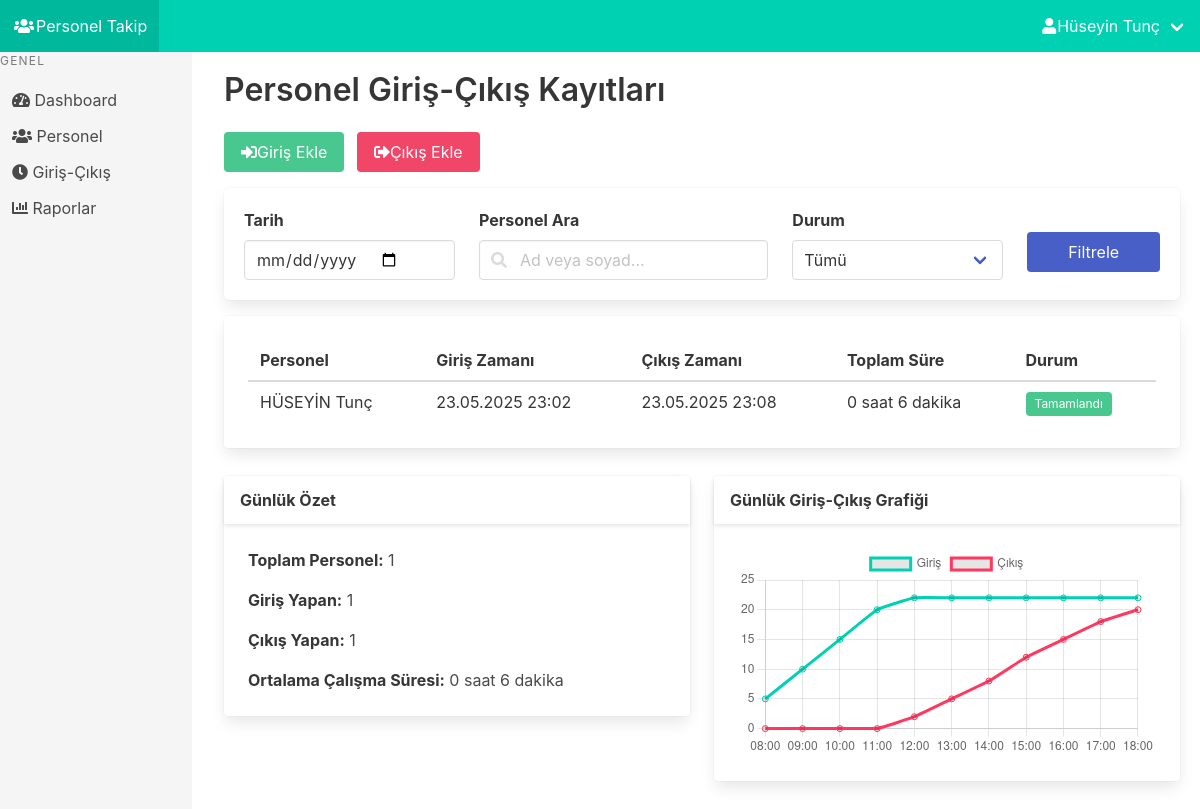
/personel/giris-cikis (signed in), run on the app's committed database.
### app.py (models this page shows)
class User(UserMixin, db.Model):
    id = db.Column(db.Integer, primary_key=True)
    username = db.Column(db.String(150), unique=True, nullable=False)
    email = db.Column(db.String(150), unique=True, nullable=False)
    password = db.Column(db.String(200), nullable=False)
    first_name = db.Column(db.String(100))
    last_name = db.Column(db.String(100))

class Giris(db.Model):
    id = db.Column(db.Integer, primary_key=True)
    personel_id = db.Column(db.Integer, db.ForeignKey('personel.id'), nullable=False)
    giris_zamani = db.Column(db.DateTime, nullable=False)
    cikis_zamani = db.Column(db.DateTime, nullable=True)
    personel = db.relationship('Personel', backref=db.backref('girisler', lazy=True))

class Personel(db.Model):
    id = db.Column(db.Integer, primary_key=True)
    ad = db.Column(db.String(100), nullable=False)
    soyad = db.Column(db.String(100), nullable=False)
    pozisyon = db.Column(db.String(100), nullable=False)
    maas = db.Column(db.Float, nullable=False)
    baslangic_tarihi = db.Column(db.Date, nullable=False)
    durum = db.Column(db.String(20), nullable=False)

### app.py (the view)
@app.route('/personel/giris-cikis')
@login_required
def personel_giris_cikis():
    girisler = Giris.query.order_by(Giris.giris_zamani.desc()).all()
    toplam_personel = Personel.query.count()
    giris_yapan = Giris.query.filter(Giris.giris_zamani != None).count()
    cikis_yapan = Giris.query.filter(Giris.cikis_zamani != None).count()
    sureler = [((g.cikis_zamani - g.giris_zamani).total_seconds() / 60) for g in girisler if g.cikis_zamani]
    if sureler:
        ortalama_sure = f"{int(sum(sureler)//len(sureler)//60)} saat {int(sum(sureler)//len(sureler)%60)} dakika"
    else:
        ortalama_sure = "-"
    return render_template('personel_giris_cikis.html', girisler=girisler, toplam_personel=toplam_personel, giris_yapan=giris_yapan, cikis_yapan=cikis_yapan, ortalama_sure=ortalama_sure)

### app.py (called while the page is built)
@login_manager.user_loader
def load_user(user_id):
    return User.query.get(int(user_id))

### templates/personel_giris_cikis.html (shortened to what this page needs)
{% extends "base.html" %}
{% block content %}
<h1 class="title">Personel Giriş-Çıkış Kayıtları</h1>
<div class="mb-4">
    <a href="{{ url_for('giris_ekle') }}" class="button is-success mr-2"><i class="fas fa-sign-in-alt"></i> Giriş Ekle</a>
    <a href="{{ url_for('cikis_ekle') }}" class="button is-danger"><i class="fas fa-sign-out-alt"></i> Çıkış Ekle</a>
</div>
<div class="box mb-4">
    <form class="columns is-multiline">
        <div class="column is-3">
            <div class="field">
                <label class="label">Tarih</label>
                <div class="control">
                    <input class="input" type="date" name="tarih" value="{{ request.args.get('tarih', '') }}">
                </div>
            </div>
        </div>
        <div class="column is-4">
            <div class="field">
                <label class="label">Personel Ara</label>
                <div class="control has-icons-left">
                    <input class="input" type="text" name="arama" placeholder="Ad veya soyad...">
                    <span class="icon is-small is-left">
                    </span>
                </div>
            </div>
        </div>
        <div class="column is-3">
            <div class="field">
                <label class="label">Durum</label>
                <div class="control">
                    <div class="select is-fullwidth">
                        <select name="durum">
                            <option>Tümü</option>
                        </select>
                    </div>
                </div>
            </div>
        </div>
        <div class="column is-2">
            <button class="button is-link is-fullwidth mt-5">Filtrele</button>
        </div>
    </form>
</div>
<div class="card">
    <div class="card-content">
        <table class="table is-fullwidth is-striped">
            <thead>
                <tr>
                    <th>Personel</th>
                    <th>Giriş Zamanı</th>
                    <th>Çıkış Zamanı</th>
                    <th>Toplam Süre</th>
                    <th>Durum</th>
                </tr>
            </thead>
            <tbody>
                {% for giris in girisler %}
                <tr>
                    <td>{{ giris.personel.ad }} {{ giris.personel.soyad }}</td>
                    <td>{{ giris.giris_zamani.strftime('%d.%m.%Y %H:%M') }}</td>
                    <td>
                        {% if giris.cikis_zamani %}
                            {{ giris.cikis_zamani.strftime('%d.%m.%Y %H:%M') }}
                        {% else %}-{% endif %}
                    </td>
                    <td>
                        {% if giris.cikis_zamani %}
                            {% set fark = giris.cikis_zamani - giris.giris_zamani %}
                            {{ (fark.seconds // 3600) }} saat {{ ((fark.seconds // 60) % 60) }} dakika
                        {% else %}-{% endif %}
                    </td>
                    <td>
                        {% if giris.cikis_zamani %}
                            <span class="tag is-success">Tamamlandı</span>
                        {% else %}
                            <span class="tag is-warning">Devam Ediyor</span>
                        {% endif %}
                    </td>
                </tr>
                {% else %}
                <tr>
                    <td colspan="5" class="has-text-centered">Kayıt bulunamadı.</td>
                </tr>
                {% endfor %}
            </tbody>
        </table>
    </div>
</div>
<div class="columns mt-4">
    <div class="column is-6">
        <div class="card">
            <div class="card-header">
                <p class="card-header-title">Günlük Özet</p>
            </div>
            <div class="card-content">
                <div class="content">
                    <p><strong>Toplam Personel:</strong> {{ toplam_personel }}</p>
                    <p><strong>Giriş Yapan:</strong> {{ giris_yapan }}</p>
                    <p><strong>Çıkış Yapan:</strong> {{ cikis_yapan }}</p>
                    <p><strong>Ortalama Çalışma Süresi:</strong> {{ ortalama_sure }}</p>
                </div>
            </div>
        </div>
    </div>
    <div class="column is-6">
        <div class="card">
            <div class="card-header">
                <p class="card-header-title">Günlük Giriş-Çıkış Grafiği</p>
            </div>
            <div class="card-content">
                <canvas id="girisCikisChart"></canvas>
            </div>
        </div>
    </div>
</div>
<script>
    // Grafik için örnek veri
    const ctx = document.getElementById('girisCikisChart').getContext('2d');
    new Chart(ctx, {
        type: 'line',
        data: {
            labels: ['08:00', '09:00', '10:00', '11:00', '12:00', '13:00', '14:00', '15:00', '16:00', '17:00', '18:00'],
            datasets: [{
                label: 'Giriş',
                data: [5, 10, 15, 20, 22, 22, 22, 22, 22, 22, 22],
                borderColor: '#00d1b2',
                tension: 0.1
            }, {
                label: 'Çıkış',
                data: [0, 0, 0, 0, 2, 5, 8, 12, 15, 18, 20],
                borderColor: '#ff3860',
                tension: 0.1
            }]
        }
    });
</script>
{% endblock %}

### templates/base.html (shortened to what this page needs)
<!DOCTYPE html>
<html lang="tr">
<head>
    <link rel="stylesheet" href="https://cdn.jsdelivr.net/npm/bulma@0.9.3/css/bulma.min.css">
    <link rel="stylesheet" href="https://cdnjs.cloudflare.com/ajax/libs/font-awesome/5.15.4/css/all.min.css">
</head>
<body>
    <nav class="navbar is-primary" role="navigation" aria-label="main navigation">
        <div class="navbar-brand">
            <a class="navbar-item" href="/">
                <span class="icon">
                    <i class="fas fa-users"></i>
                </span>
                <span>Personel Takip</span>
            </a>
        </div>
        <div class="navbar-menu">
            <div class="navbar-end">
                {% if current_user.is_authenticated %}
                <div class="navbar-item has-dropdown is-hoverable">
                    <a class="navbar-link">
                        <span class="icon"><i class="fas fa-user"></i></span>
                        {{ current_user.first_name }} {{ current_user.last_name }}
                    </a>
                </div>
                {% endif %}
            </div>
        </div>
    </nav>
    <div class="columns">
        <div class="column is-2 sidebar">
            <aside class="menu">
                <p class="menu-label">
                    Genel
                </p>
                <ul class="menu-list">
                    <li><a href="/dashboard"><i class="fas fa-tachometer-alt"></i> Dashboard</a></li>
                    <li><a href="/personel"><i class="fas fa-users"></i> Personel</a></li>
                    <li><a href="/personel/giris-cikis"><i class="fas fa-clock"></i> Giriş-Çıkış</a></li>
                    <li><a href="/raporlar"><i class="fas fa-chart-bar"></i> Raporlar</a></li>
                </ul>
            </aside>
        </div>
        <div class="column main-content">
            {% block content %}{% endblock %}
        </div>
    </div>
</body>
</html>

### templates/base.html (style rules this page uses)
.sidebar { min-height: calc(100vh - 3.25rem); background-color: #f5f5f5; }
.main-content { padding: 2rem; }

### data on the page
User: first_name "Hüseyin", last_name "Tunç"
Giris: personel.ad "HÜSEYİN", personel.soyad "Tunç", giris_zamani "23.05.2025 23:02", cikis_zamani "23.05.2025 23:08", seconds "0", seconds "6", shows "Tamamlandı"

### other printed values
{{ toplam_personel }} "1"
{{ giris_yapan }} "1"
{{ cikis_yapan }} "1"
{{ ortalama_sure }} "0 saat 6 dakika"
